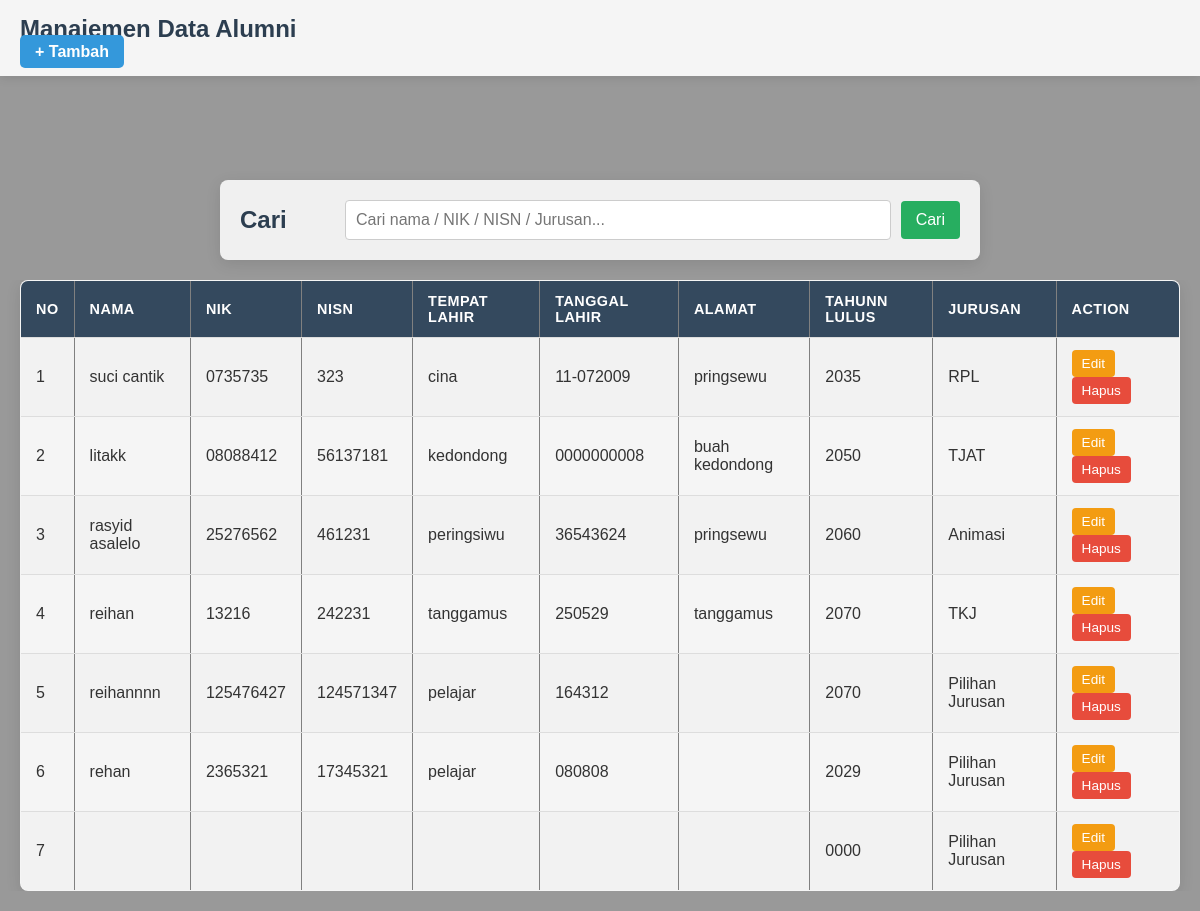
The page / on the database its author committed.
### tables this page shows
CREATE TABLE `alumni` (
  `id_alumnii` int(11) NOT NULL,
  `nama_lengkap` varchar(100) NOT NULL,
  `nik` varchar(20) NOT NULL,
  `nisn` varchar(50) NOT NULL,
  `pekerjaan_saat_ini` varchar(50) NOT NULL,
  `nomor_telpon` varchar(15) NOT NULL,
  `alamat` text NOT NULL,
  `tahun_lulus` year(4) NOT NULL,
  `jurusan` varchar(50) NOT NULL
);

### index.php (the view, shortened to what this page needs)
<?php
include 'koneksi.php';
?>
<!DOCTYPE html>
<html lang="en">
<head>
    <link rel="stylesheet" href="syle.css">
</head>
<body>
    <div class="container-nav">
        <div class="nav">
            <h1>Manajemen Data Alumni</h1>
            <a href="tambah.php">+ Tambah</a>
        </div>
    </div>
      <div class="container-pencarian">
          <form method="GET" class="pencarian">
              <h2>Cari</h2>
              <input type="text" name="cari" placeholder="Cari nama / NIK / NISN / Jurusan..."
              value="<?= isset($_GET['cari']) ? $_GET['cari'] : '' ?>">
              <button type="submit" >Cari</button>
            </form>
        </div>
    <div class="container-tb">
    <table border="1">
        <tr>
            <th>No</th>
            <th>Nama</th>
            <th>Nik</th>
            <th>Nisn</th>
            <th>Tempat Lahir</th>
            <th>Tanggal Lahir</th>
            <th>Alamat</th>
            <th>Tahunn Lulus</th>
            <th>Jurusan</th>
            <th>Action</th>
        </tr>
         <?php
        if (isset($_GET['cari'])) {
            $cari = $_GET['cari'];
            $result = mysqli_query($koneksi, "SELECT * FROM alumni
                WHERE nama_lengkap LIKE '%$cari%'
                OR nik LIKE '%$cari%'
                OR nisn LIKE '%$cari%'
                OR jurusan LIKE '%$cari%'
                OR tahun_lulus LIKE '%$cari%' ");
        } else {
            $result = mysqli_query($koneksi, "SELECT * FROM alumni");
        }
        ?>
   <?php
while ($data = mysqli_fetch_assoc($result)) {
    echo "<tr>
    <td>{$data['id_alumnii']}</td>
    <td>{$data['nama_lengkap']}</td>
    <td>{$data['nik']}</td>
    <td>{$data['nisn']}</td>
    <td>{$data['pekerjaan_saat_ini']}</td>
    <td>{$data['nomor_telpon']}</td>
    <td>{$data['alamat']}</td>
    <td>{$data['tahun_lulus']}</td>
    <td>{$data['jurusan']}</td>
    <td>
    <a class='btn-edit' href='edit.php?id_alumnii={$data['id_alumnii']}'>Edit</a>
    <a class='btn-hapus' href='hapus.php?id_alumnii={$data['id_alumnii']}' onclick=\"return confirm('Yakin ingin hapus?')\">Hapus</a>
    </td>
    </tr>";
}
?>
    </table>
    </div>
</body>
</html>

### syle.css (style rules this page uses)
* { margin: 0; padding: 0; box-sizing: border-box; }
body { font-family: 'Arial', sans-serif; color: #333; overflow-x: hidden; position: relative; min-height: 100vh; padding-top: 160px; }
body::before { content: ''; position: fixed; top: 0; left: 0; width: 100%; height: 100%; background: rgba(0, 0, 0, 0.4); z-index: -1; pointer-events: none; }
.container-nav { position: fixed; top: 0; left: 0; width: 100%; background-color: rgba(255, 255, 255, 0.9); padding: 15px 20px; display: flex; justify-content: space-between; align-items: center; z-index: 100; box-shadow: 0 2px 10px rgba(0,0,0,0.1); backdrop-filter: blur(5px); }
.nav h1 { color: #2c3e50; font-size: 1.5em; margin: 0; }
.nav a { text-decoration: none; background-color: #3498db; color: white; padding: 8px 15px; border-radius: 5px; font-weight: bold; transition: background-color 0.3s; }
.container-pencarian { max-width: 800px; margin: 20px auto; padding: 0 20px; }
.pencarian { background-color: rgba(255, 255, 255, 0.85); padding: 20px; border-radius: 8px; box-shadow: 0 4px 15px rgba(0,0,0,0.1); display: flex; flex-wrap: wrap; align-items: center; gap: 10px; }
.pencarian h2 { margin-right: 15px; color: #2c3e50; min-width: 80px; }
.pencarian input[type="text"] { flex: 1; padding: 10px; border: 1px solid #ccc; border-radius: 4px; font-size: 1em; min-width: 200px; }
.pencarian button { background-color: #27ae60; color: white; border: none; padding: 10px 15px; border-radius: 4px; cursor: pointer; font-size: 1em; transition: background-color 0.3s; }
.container-tb { max-width: 1200px; margin: 20px auto; padding: 0 20px; overflow-x: auto; }
table { width: 100%; border-collapse: collapse; background-color: rgba(255, 255, 255, 0.9); border-radius: 8px; overflow: hidden; box-shadow: 0 4px 15px rgba(0,0,0,0.1); }
th, td { padding: 12px 15px; text-align: left; border-bottom: 1px solid #ddd; }
th { background-color: #34495e; color: white; font-weight: bold; text-transform: uppercase; letter-spacing: 0.5px; font-size: 0.9em; }
tr:nth-child(even) { background-color: #f2f2f2; }
.btn-edit, .btn-hapus { text-decoration: none; padding: 6px 10px; border-radius: 4px; font-size: 0.85em; margin-right: 5px; color: white; display: inline-block; }
.btn-edit { background-color: #f39c12; }
.btn-hapus { background-color: #e74c3c; }

### rows shown on the page
alumni: id_alumnii "1", nama_lengkap "suci cantik", nik "0735735", nisn "323", pekerjaan_saat_ini "cina", nomor_telpon "11-072009", alamat "pringsewu", tahun_lulus "2035", jurusan "RPL"
alumni: id_alumnii "2", nama_lengkap "litakk", nik "08088412", nisn "56137181", pekerjaan_saat_ini "kedondong", nomor_telpon "0000000008", alamat "buah kedondong", tahun_lulus "2050", jurusan "TJAT"
alumni: id_alumnii "3", nama_lengkap "rasyid asalelo", nik "25276562", nisn "461231", pekerjaan_saat_ini "peringsiwu", nomor_telpon "36543624", alamat "pringsewu", tahun_lulus "2060", jurusan "Animasi"
alumni: id_alumnii "4", nama_lengkap "reihan", nik "13216", nisn "242231", pekerjaan_saat_ini "tanggamus", nomor_telpon "250529", alamat "tanggamus", tahun_lulus "2070", jurusan "TKJ"
alumni: id_alumnii "5", nama_lengkap "reihannnn", nik "125476427", nisn "124571347", pekerjaan_saat_ini "pelajar", nomor_telpon "164312", tahun_lulus "2070", jurusan "Pilihan Jurusan"
alumni: id_alumnii "6", nama_lengkap "rehan", nik "2365321", nisn "17345321", pekerjaan_saat_ini "pelajar", nomor_telpon "080808", tahun_lulus "2029", jurusan "Pilihan Jurusan"
alumni: id_alumnii "7", tahun_lulus "0000", jurusan "Pilihan Jurusan"
